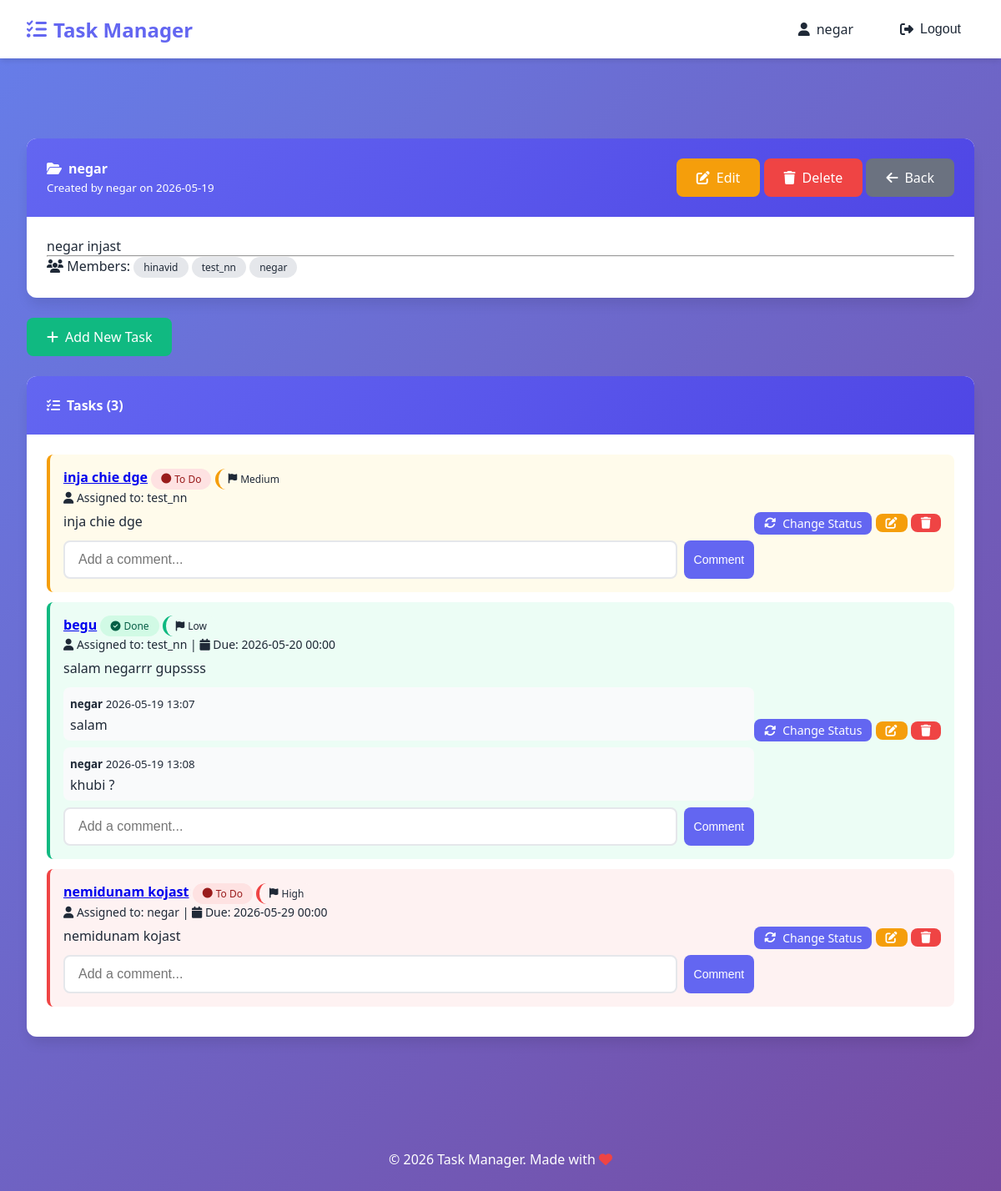
The app's page /projects/8/ (signed in) with its own data.
### tasks/models.py (models this page shows, shortened)
class Project(models.Model):
    title = models.CharField(max_length=200, verbose_name="Project Title")
    description = models.TextField(verbose_name="Description", blank=True)
    created_by = models.ForeignKey(
        User,
        on_delete=models.CASCADE,
        related_name='projects_created',
        verbose_name="Created By"
    )
    members = models.ManyToManyField(
        User,
        related_name='projects',
        blank=True,
        verbose_name="Team Members"
    )
    created_at = models.DateTimeField(auto_now_add=True, verbose_name="Created At")
    updated_at = models.DateTimeField(auto_now=True, verbose_name="Last Updated")
    class Meta:
        verbose_name = "Project"
        verbose_name_plural = "Projects"
        ordering = ['-created_at']

class Task(models.Model):
    class Status(models.TextChoices):
        TODO = 'TODO', 'To Do'
        IN_PROGRESS = 'IN_PROGRESS', 'In Progress'
        DONE = 'DONE', 'Done'
    class Priority(models.TextChoices):
        LOW = 'LOW', 'Low'
        MEDIUM = 'MEDIUM', 'Medium'
        HIGH = 'HIGH', 'High'
        URGENT = 'URGENT', 'Urgent'
    title = models.CharField(max_length=200, verbose_name="Task Title")
    description = models.TextField(verbose_name="Description", blank=True)
    project = models.ForeignKey(
        Project,
        on_delete=models.CASCADE,
        related_name='tasks',
        verbose_name="Related Project"
    )
    assigned_to = models.ForeignKey(
        User,
        on_delete=models.SET_NULL,
        null=True,
        blank=True,
        related_name='assigned_tasks',
        verbose_name="Assigned To"
    )
    created_by = models.ForeignKey(
        User,
        on_delete=models.CASCADE,
        related_name='created_tasks',
        verbose_name="Created By"
    )
    status = models.CharField(
        max_length=20,
        choices=Status.choices,
        default=Status.TODO,
        verbose_name="Status"
    )
    priority = models.CharField(
        max_length=20,
        choices=Priority.choices,
        default=Priority.MEDIUM,
        verbose_name="Priority"
    )
    deadline = models.DateTimeField(
        null=True,
        blank=True,
        verbose_name="Deadline"
    )
    created_at = models.DateTimeField(auto_now_add=True, verbose_name="Created At")
    updated_at = models.DateTimeField(auto_now=True, verbose_name="Last Updated")
    class Meta:
        verbose_name = "Task"
        verbose_name_plural = "Tasks"
        ordering = ['-priority', 'deadline']

class Comment(models.Model):
    task = models.ForeignKey(
        Task,
        on_delete=models.CASCADE,
        related_name='comments',
        verbose_name="Task"
    )
    author = models.ForeignKey(
        User,
        on_delete=models.CASCADE,
        related_name='comments',
        verbose_name="Author"
    )
    text = models.TextField(verbose_name="Comment Text")
    created_at = models.DateTimeField(auto_now_add=True, verbose_name="Created At")
    class Meta:
        verbose_name = "Comment"
        verbose_name_plural = "Comments"
        ordering = ['created_at']

### tasks/views.py (the view)
# urls.py: path('projects/<int:pk>/', views.project_detail, name='project_detail'),
@login_required
def project_detail(request, pk):
    project = get_object_or_404(Project, pk=pk)
    if request.user not in project.members.all() and request.user != project.created_by:
        messages.error(request, 'You do not have access to this project.')
        return redirect('tasks:project_list')
    tasks = project.tasks.all()
    return render(request, 'tasks/project_detail.html', {
        'project': project,
        'tasks': tasks,
    })

### templates/tasks/project_detail.html (shortened to what this page needs)
{% extends 'base.html' %}
{% block content %}
<div class="card">
    <div class="card-header" style="display: flex; justify-content: space-between; align-items: center;">
        <div>
            <h4><i class="fas fa-folder-open"></i> {{ project.title }}</h4>
            <small>Created by {{ project.created_by.username }} on {{ project.created_at|date:"Y-m-d" }}</small>
        </div>
        <div>
            {% if user == project.created_by %}
                <a href="{% url 'tasks:project_edit' project.pk %}" class="btn btn-warning">
                    <i class="fas fa-edit"></i> Edit
                </a>
                <a href="{% url 'tasks:project_delete' project.pk %}" class="btn btn-danger" onclick="return confirm('Are you sure?')">
                    <i class="fas fa-trash"></i> Delete
                </a>
            {% endif %}
            <a href="{% url 'tasks:project_list' %}" class="btn btn-secondary">
                <i class="fas fa-arrow-left"></i> Back
            </a>
        </div>
    </div>
    <div class="card-body">
        <p>{{ project.description|default:"No description provided." }}</p>
        <hr>
        <div class="text-muted">
            <i class="fas fa-users"></i> Members:
            {% for member in project.members.all %}
                <span class="badge">{{ member.username }}</span>
            {% empty %}
                No members yet
            {% endfor %}
        </div>
    </div>
</div>
<div style="margin: 1.5rem 0;">
    <a href="{% url 'tasks:task_create' project.pk %}" class="btn btn-success">
        <i class="fas fa-plus"></i> Add New Task
    </a>
</div>
<div class="card">
    <div class="card-header">
        <h4><i class="fas fa-tasks"></i> Tasks ({{ tasks.count }})</h4>
    </div>
    <div class="card-body">
        {% if tasks %}
            {% for task in tasks %}
                <div class="task-item priority-{{ task.priority|lower }}">
                    <div style="flex: 1;">
                        <div>
                            <strong>
                                <a href="{% url 'tasks:task_edit' task.pk %}">{{ task.title }}</a>
                            </strong>
                            <span class="status-badge status-{{ task.status|lower }}">
                                <i class="fas fa-{% if task.status == 'TODO' %}circle{% elif task.status == 'IN_PROGRESS' %}spinner{% else %}check-circle{% endif %}"></i>
                                {{ task.get_status_display }}
                            </span>
                            <span class="badge priority-{{ task.priority|lower }}">
                                <i class="fas fa-flag"></i> {{ task.get_priority_display }}
                            </span>
                        </div>
                        <div class="text-muted" style="font-size: 0.875rem;">
                            <i class="fas fa-user"></i> Assigned to: {{ task.assigned_to.username|default:"Unassigned" }}
                            {% if task.deadline %}
                                | <i class="fas fa-calendar"></i> Due: {{ task.deadline|date:"Y-m-d H:i" }}
                            {% endif %}
                        </div>
                        {% if task.description %}
                            <div class="text-muted" style="margin-top: 0.5rem;">{{ task.description|truncatewords:15 }}</div>
                        {% endif %}
                        <div style="margin-top: 0.75rem;">
                            {% for comment in task.comments.all|slice:":2" %}
                                <div style="background: var(--light); padding: 0.5rem; border-radius: 8px; margin-bottom: 0.5rem;">
                                    <small>
                                        <strong>{{ comment.author.username }}</strong>
                                        <span class="text-muted">{{ comment.created_at|date:"Y-m-d H:i" }}</span>
                                    </small>
                                    <p style="margin: 0.25rem 0 0;">{{ comment.text }}</p>
                                </div>
                            {% endfor %}
                            <form method="post" action="{% url 'tasks:comment_add' task.pk %}" style="margin-top: 0.5rem; display: flex; gap: 0.5rem;">
                                <input type="text" name="text" class="form-control" placeholder="Add a comment..." style="flex: 1;">
                                <button type="submit" class="btn btn-primary btn-sm">Comment</button>
                            </form>
                        </div>
                    </div>
                    <div>
                        <a href="{% url 'tasks:task_toggle_status' task.pk %}" class="btn btn-primary btn-sm">
                            <i class="fas fa-sync-alt"></i> Change Status
                        </a>
                        <a href="{% url 'tasks:task_edit' task.pk %}" class="btn btn-warning btn-sm">
                            <i class="fas fa-edit"></i>
                        </a>
                        <a href="{% url 'tasks:task_delete' task.pk %}" class="btn btn-danger btn-sm" onclick="return confirm('Delete this task?')">
                            <i class="fas fa-trash"></i>
                        </a>
                    </div>
                </div>
            {% endfor %}
        {% else %}
            <div class="text-center" style="padding: 2rem;">
                <i class="fas fa-check-circle" style="font-size: 3rem; color: var(--gray);"></i>
                <p>No tasks yet. Click "Add New Task" to get started!</p>
            </div>
        {% endif %}
    </div>
</div>
{% endblock %}

### templates/base.html (shortened to what this page needs)
<!DOCTYPE html>
<html lang="en">
<head>
    <link rel="stylesheet" href="https://cdnjs.cloudflare.com/ajax/libs/font-awesome/6.5.1/css/all.min.css">
    {% load static %}
    <link rel="stylesheet" href="{% static 'css/style.css' %}">
</head>
<body>
    <nav class="navbar">
        <div class="navbar-container">
            <a class="navbar-brand" href="/">
                <i class="fas fa-tasks"></i>
                Task Manager
            </a>
            <div class="navbar-menu">
                {% if user.is_authenticated %}
                    <a class="nav-link" href="{% url 'accounts:profile' user.id %}">
                        <i class="fas fa-user"></i>
                        {{ user.username }}
                    </a>
                    <form method="post" action="{% url 'accounts:logout' %}" style="display: inline;">
                        <button type="submit" class="nav-link btn-logout">
                            <i class="fas fa-sign-out-alt"></i>
                            Logout
                        </button>
                    </form>
                {% endif %}
            </div>
        </div>
    </nav>
    <div class="container">
    </div>
    <main class="container">
        {% block content %}
        {% endblock %}
    </main>
    <footer class="footer">
        <p>&copy; 2026 Task Manager. Made with <i class="fas fa-heart" style="color: #ef4444;"></i></p>
    </footer>
</body>
</html>

### static/css/style.css (style rules this page uses)
:root { --primary: #6366f1; --primary-dark: #4f46e5; --primary-light: #818cf8; --secondary: #10b981; --secondary-dark: #059669; --danger: #ef4444; --danger-dark: #dc2626; --warning: #f59e0b; --info: #3b82f6; --dark: #1f2937; --light: #f9fafb; --gray: #6b7280; --gray-light: #e5e7eb; --white: #ffffff; --shadow: 0 4px 6px -1px rgba(0, 0, 0, 0.1); --shadow-lg: 0 10px 15px -3px rgba(0, 0, 0, 0.1); --radius: 12px; --radius-sm: 8px; }
* { margin: 0; padding: 0; box-sizing: border-box; }
body { font-family: 'Segoe UI', Tahoma, Geneva, Verdana, sans-serif; background: linear-gradient(135deg, #667eea 0%, #764ba2 100%); min-height: 100vh; color: var(--dark); }
.navbar { background: var(--white); box-shadow: var(--shadow); padding: 1rem 2rem; position: sticky; top: 0; z-index: 1000; }
.navbar-container { max-width: 1280px; margin: 0 auto; display: flex; justify-content: space-between; align-items: center; flex-wrap: wrap; gap: 1rem; }
.navbar-brand { font-size: 1.5rem; font-weight: bold; color: var(--primary); text-decoration: none; display: flex; align-items: center; gap: 0.5rem; }
.navbar-menu { display: flex; gap: 1.5rem; align-items: center; flex-wrap: wrap; }
.nav-link { color: var(--dark); text-decoration: none; display: flex; align-items: center; gap: 0.5rem; padding: 0.5rem 1rem; border-radius: var(--radius-sm); transition: all 0.3s ease; }
.btn-logout { background: none; border: none; cursor: pointer; font-size: 1rem; }
.container { max-width: 1280px; margin: 0 auto; padding: 2rem; }
.card { background: var(--white); border-radius: var(--radius); box-shadow: var(--shadow-lg); overflow: hidden; margin-bottom: 1.5rem; }
.card-header { padding: 1.5rem; background: linear-gradient(135deg, var(--primary) 0%, var(--primary-dark) 100%); color: var(--white); }
.card-header h4 { margin: 0; display: flex; align-items: center; gap: 0.5rem; }
.card-body { padding: 1.5rem; }
.form-control { width: 100%; padding: 0.75rem 1rem; border: 2px solid var(--gray-light); border-radius: var(--radius-sm); font-size: 1rem; transition: all 0.3s ease; }
.btn { display: inline-flex; align-items: center; gap: 0.5rem; padding: 0.75rem 1.5rem; border: none; border-radius: var(--radius-sm); font-size: 1rem; font-weight: 500; cursor: pointer; transition: all 0.3s ease; text-decoration: none; }
.btn-primary { background: var(--primary); color: var(--white); }
.btn-success { background: var(--secondary); color: var(--white); }
.btn-danger { background: var(--danger); color: var(--white); }
.btn-secondary { background: var(--gray); color: var(--white); }
.btn-warning { background: var(--warning); color: var(--white); }
.footer { text-align: center; padding: 2rem; color: var(--white); margin-top: 3rem; }
.task-item { background: var(--light); border-radius: var(--radius-sm); padding: 1rem; margin-bottom: 0.75rem; display: flex; justify-content: space-between; align-items: center; flex-wrap: wrap; }
.priority-high { border-left: 4px solid var(--danger); }
.priority-medium { border-left: 4px solid var(--warning); }
.priority-low { border-left: 4px solid var(--secondary); }
.status-badge { display: inline-flex; align-items: center; gap: 0.25rem; padding: 0.25rem 0.75rem; border-radius: 9999px; font-size: 0.75rem; font-weight: 500; }
.status-todo { background: #fee2e2; color: #991b1b; }
.status-done { background: #d1fae5; color: #065f46; }
.badge { display: inline-flex; align-items: center; gap: 0.25rem; padding: 0.25rem 0.75rem; border-radius: 9999px; font-size: 0.75rem; font-weight: 500; background: var(--gray-light); color: var(--dark); }
.btn-sm { padding: 0.25rem 0.75rem; font-size: 0.875rem; }
.priority-high { border-left-color: var(--danger); background: #fef2f2; }
.priority-medium { border-left-color: var(--warning); background: #fffbeb; }
.priority-low { border-left-color: var(--secondary); background: #ecfdf5; }

### records on screen
Project: title "negar", created_by.username "negar", created_at "2026-05-19", description "negar injast", count "3"
Task: title "inja chie dge", status "To Do", priority "Medium", assigned_to.username "test_nn", description "inja chie dge"
Task: title "begu", status "Done", priority "Low", assigned_to.username "test_nn", deadline "2026-05-20 00:00", description "salam negarrr gupssss"
Comment: author.username "negar", created_at "2026-05-19 13:07", text "salam"
Comment: author.username "negar", created_at "2026-05-19 13:08", text "khubi ?"
Task: title "nemidunam kojast", status "To Do", priority "High", assigned_to.username "negar", deadline "2026-05-29 00:00", description "nemidunam kojast"

### other values on screen
{{ user.username }} "negar"
{{ member.username }} "hinavid"
{{ member.username }} "test_nn"
{{ member.username }} "negar"
